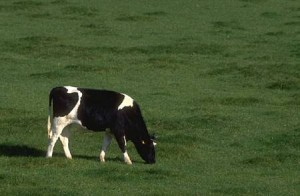
#> input picture clustering_repo/gmm/cow.jpg, 300 x 196 px, found by its file name
$ python assignment1.py
#> lines starting #> are read from the running program, lines starting #| are printed output that depends on the picture; after the words box and inside, x2 and y2 are one past the last pixel; in counts of white or black regions, pixels touching at a corner belong together
### clustering_repo/gmm/gmm.py
import numpy as np
from scipy.stats import multivariate_normal


class GMM:
    def __init__(self, K, max_iter=100, tol=1e-6, random_state=42):
        self.K = K
        self.max_iter = max_iter
        self.tol = tol
        self.random_state = random_state

    def _e_step(self, X):
        N = X.shape[0]
        K = self.K
        numerator = np.zeros((N, K))

        for k in range(K):
            numerator[:, k] = self.pi[k] * multivariate_normal.pdf(
                X, mean=self.mu[k], cov=self.sigma[k]
            )

        denominator = numerator.sum(axis=1, keepdims=True)
        gamma = numerator / (denominator + 1e-100)
        return gamma

    def _m_step(self, X, gamma):
        N, D = X.shape
        K = self.K
        N_k = gamma.sum(axis=0)

        for k in range(K):
            # Cập nhật mu_k
            self.mu[k] = (gamma[:, k] @ X) / N_k[k]

            # Cập nhật sigma_k
            diff = X - self.mu[k]
            self.sigma[k] = (gamma[:, k] * diff.T) @ diff / N_k[k]

        # Cập nhật pi_k (nằm ngoài vòng for)
        self.pi = N_k / N

    def log_likelihood(self, X):
        total = np.zeros(X.shape[0])
        for k in range(self.K):
            total += self.pi[k] * multivariate_normal.pdf(
                X, mean=self.mu[k], cov=self.sigma[k]
            )
        return np.sum(np.log(total + 1e-100))

    def fit(self, X):
        np.random.seed(self.random_state)
        N, D = X.shape
        K = self.K

        # Chọn ngẫu nhiên K điểm trong N điểm làm tâm ban đầu
        idx = np.random.choice(N, K, replace=False)
        self.mu = X[idx].copy()                  # (K, D)
        self.sigma = np.array([np.eye(D)] * K)   # (K, D, D)
        self.pi = np.ones(K) / K                 # (K,)

        self.log_likelihoods = []

        for iteration in range(self.max_iter):
            # Bước E: tính gamma_k(x_n)
            gamma = self._e_step(X)              # (N, K)

            # Bước M: cập nhật tham số
            self._m_step(X, gamma)

            # Tính log-likelihood
            ll = self.log_likelihood(X)
            self.log_likelihoods.append(ll)

            # Kiểm tra hội tụ
            if iteration > 0 and abs(ll - self.log_likelihoods[-2]) < self.tol:
                print(f"Hội tụ sau {iteration + 1} vòng lặp.")
                break

    def predict(self, X):
        gamma = self._e_step(X)
        return np.argmax(gamma, axis=1)

    def predict_proba(self, X):
        return self._e_step(X)

### clustering_repo/gmm/assignment1.py
"""
Assignment 1 (2 điểm):
- Dùng Numpy implement Gaussian Mixture Model.
- Train GMM với EM method.
- Ứng dụng GMM để tách nền ảnh cow.jpg.
"""

import cv2
import numpy as np
import matplotlib.pyplot as plt
from gmm import GMM

# --- Load ảnh ---
img = cv2.imread("gmm/cow.jpg")
#> img is the input picture: shape (196, 300, 3); mean B, G, R 47.4, 84.9, 68
img = cv2.cvtColor(img, cv2.COLOR_BGR2RGB)
h, w, c = img.shape
#> h = 196; w = 300; c = 3

# Reshape ảnh thành tập điểm dữ liệu RGB (mỗi pixel là 1 điểm 3D)
X = img.reshape(-1, 3).astype(np.float64) / 255.0

# --- Fit GMM (numpy implementation) ---
gmm = GMM(K=2)
gmm.fit(X)
#> in fit, `self.mu = X[idx].copy()`: self.mu = [[0.271, 0.341, 0.184], [0.267, 0.349, 0.188]]
#> the loop in fit, `for iteration in range(self.max_iter):` made 23 passes
#> (N_k in _m_step, ll) on passes 1 to 12: ([29401.3, 29398.7], 337022.5), ([29401.3, 29398.7], 337338.2), ([29490.9, 29309.1], 350307.5), ([35816.2, 22983.8], 368398), ([44309.6, 14490.4], 377398.6), ([49446.9, 9353.1], 381638.6), ([52221.8, 6578.2], 386304), ([52818.6, 5981.4], 400991.5), ([51913.9, 6886.1], 435348.6), ([51680, 7120], 440046.3), ([51557.8, 7242.2], 440140.2), ([51516.1, 7283.9], 440144)
#> after the loop in fit, `for iteration in range(self.max_iter):`: self.log_likelihoods = [337022.5, 337338.2, 350307.5, 368398, 377398.6, 381638.6, 386304, 400991.5, 435348.6, 440046.3, 440140.2, 440144, 440144.6, 440144.7, 440144.8, 440144.8, 440144.8, 440144.8, 440144.8, 440144.8, 440144.8, 440144.8, 440144.8]
labels = gmm.predict(X)
#> in predict, `gamma = self._e_step(X)`: gamma = 58800 pairs, first value 3.86e-148 to 1, second value 4.47e-05 to 1

segmented = labels.reshape(h, w)
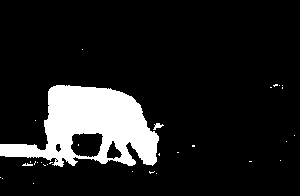
#> segmented: shape (196, 300) int64; values 0 (black) and 1 (white), 12.3% white; 31 white regions (28 under 20 px), largest, box (x1, y1, x2, y2) and area: (0, 85, 159, 167) 7087, (153, 123, 164, 130) 38, (22, 163, 33, 166) 22

# Xác định cụm nền dựa trên pixels viền ảnh
border_pixels = np.concatenate([
    labels[:w],
    labels[-w:],
    labels[::w],
    labels[w - 1::w]
])
#> border_pixels = 992 values, max 1 at index 744, min 0 at index 0, mean 0.0131
background_cluster = np.bincount(border_pixels).argmax()
#> background_cluster = 0

mask = segmented != background_cluster

result = img.copy()
result[~mask] = [0, 0, 0]
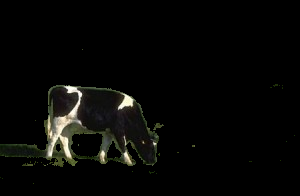
#> result: shape (196, 300, 3); mean R, G, B 7.7, 7.8, 6.1

# --- Visualize kết quả ---
plt.figure(figsize=(12, 5))

plt.subplot(1, 3, 1)
plt.imshow(img)
plt.title("Ảnh gốc")
plt.axis("off")

plt.subplot(1, 3, 2)
plt.imshow(mask, cmap='gray')
plt.title("Mask")
plt.axis("off")

plt.subplot(1, 3, 3)
plt.imshow(result)
plt.title("Kết quả tách nền")
plt.axis("off")

plt.tight_layout()
plt.show()
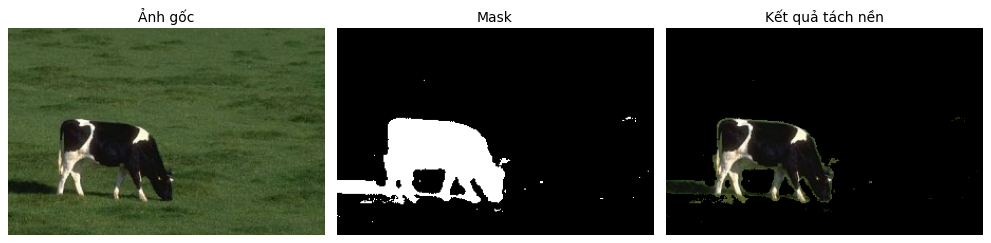
#> figure drawn by matplotlib, 3 panels
